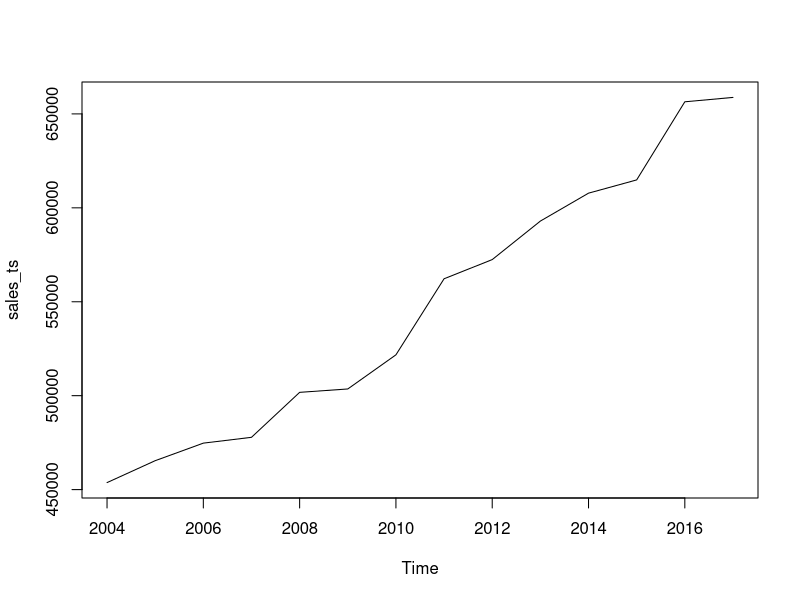
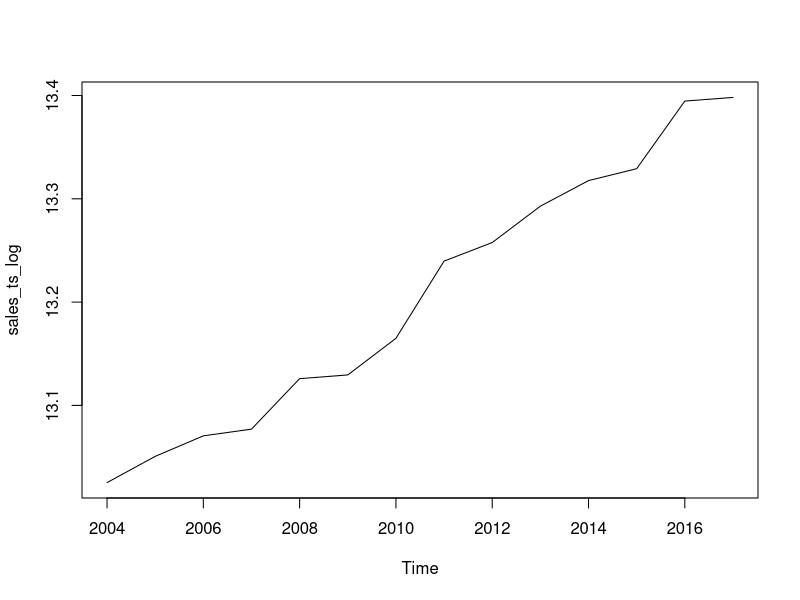
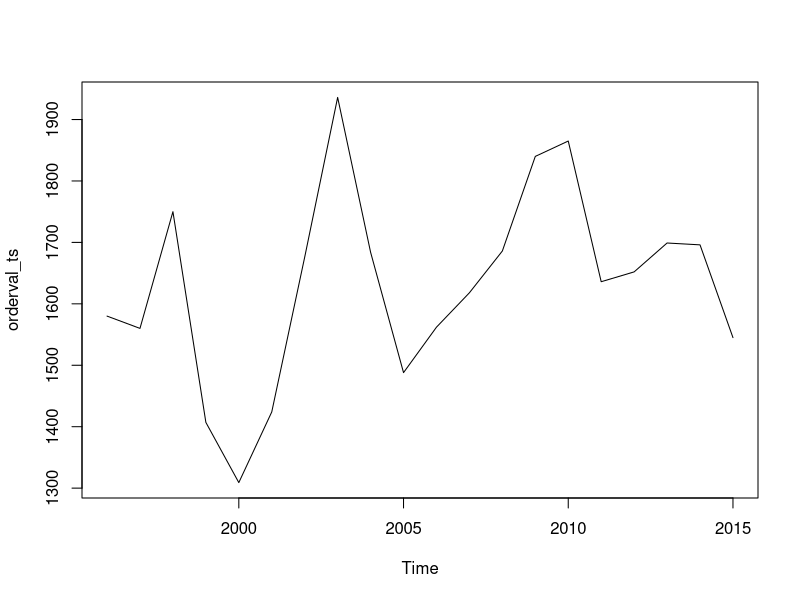
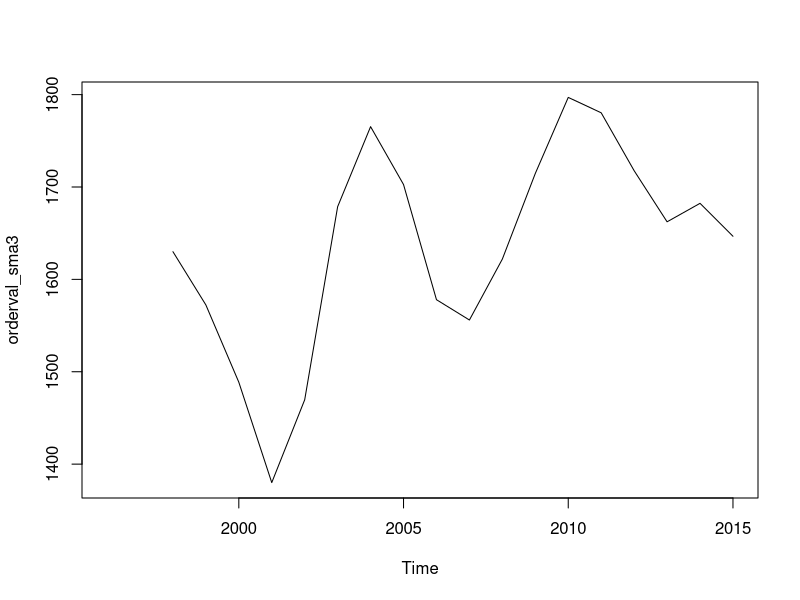
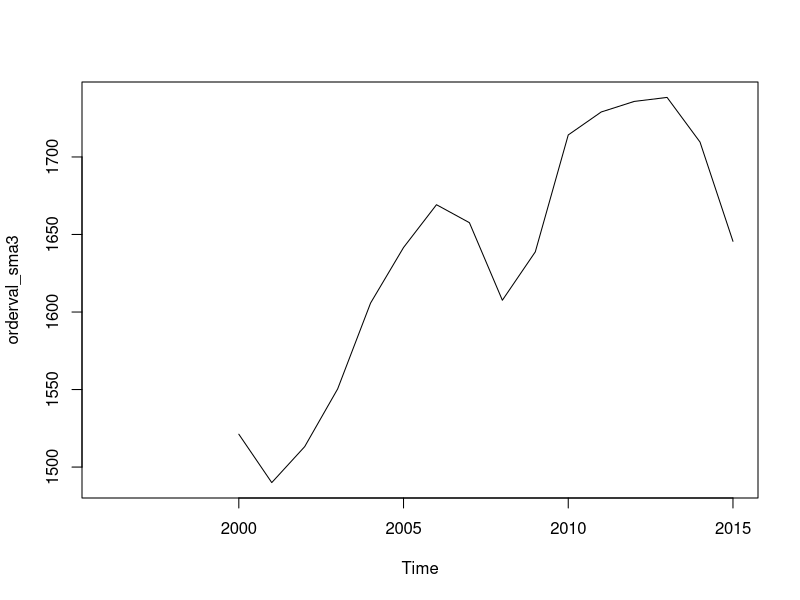
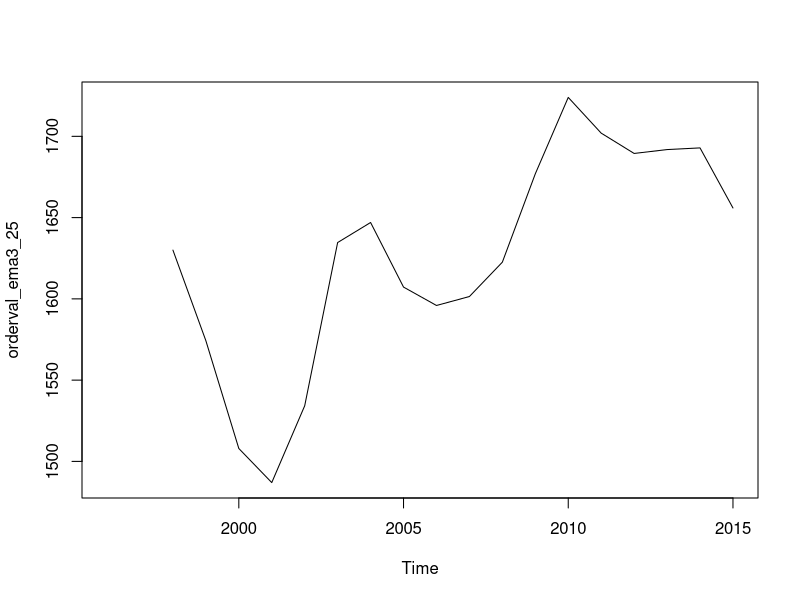
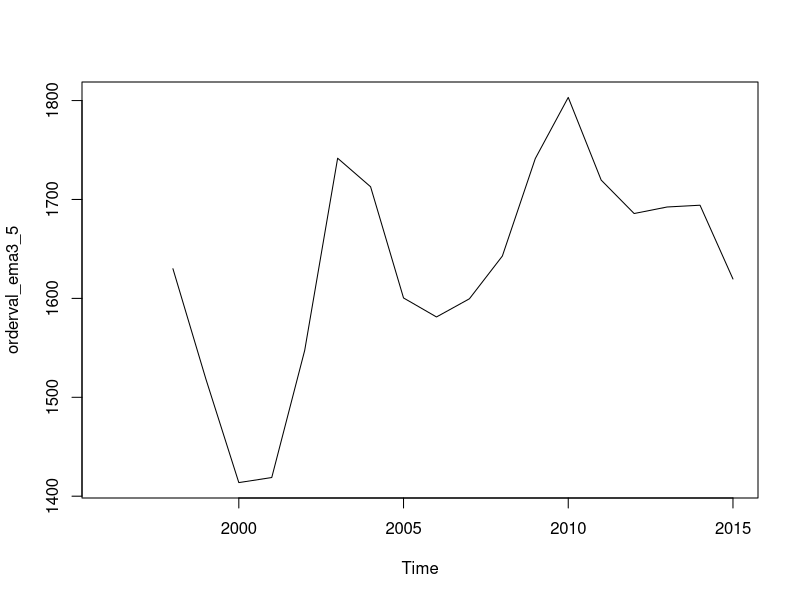
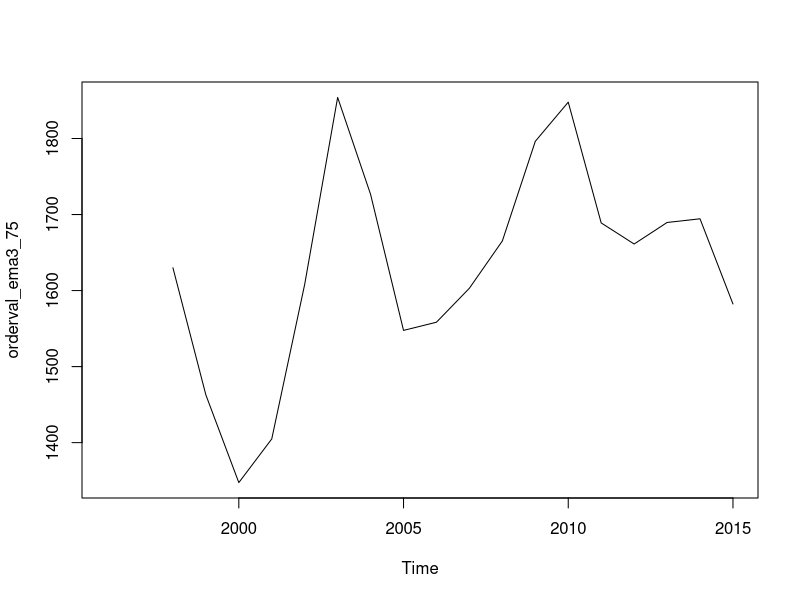

Source code (R) for these figures, in order:
sales <- c(453735,465404,474742,477841,501775,503578,521750,562246,572453,592955,607816,614864,656448,658781,690422,708860)
sales_ts <- ts(sales, start = 2004,end = 2017, frequency = 1)
str(sales_ts)
plot(sales_ts)


#transformation of time series in case of seasonal or random fluctuations
sales_ts_log <- log(sales_ts)
plot(sales_ts_log)

#Decomposing time series

library(TTR)

#In case fluctuations are present and you want to smooth the time series

orderval <- c(1580,1560,1750,1407,1309,1424,1676,1936,1684,1488,1562,1618,1686,1840,1865,1636,1652,1699,1696,1545)

orderval_ts <- ts(orderval, start = 1996,end = 2015,frequency = 1)

plot.ts(orderval_ts)


#to see a trend component use SMA-simple moving average, here 3 is no. of period
#last 3 periods, the highr the period value more data points you lose
orderval_sma3 <- SMA(orderval_ts,3)
plot(orderval_sma3)

orderval_sma3 <- SMA(orderval_ts,5)
plot(orderval_sma3)

#Exponential smoothing
#here ratio implies how much  importance is given to recent price data
orderval_ema3_25 <- EMA(orderval_ts,3,ratio = .25)

plot.ts(orderval_ema3_25)



orderval_ema3_5 <- EMA(orderval_ts,3, ratio = .5)

plot.ts(orderval_ema3_5)



orderval_ema3_75 <- EMA(orderval_ts,3, ratio = .75)

plot.ts(orderval_ema3_75)


#decomposition
sales <- c(453735,465404,474742,477841,501775,503578,521750,562246,572453,592955,607816,614864,656448,658781,690422,708860)
sales_ts <- ts(sales, start = 2000,end = 2017, frequency = 4)
sales_ts

plot.ts(sales_ts)
sales_ts_decomp <- decompose(sales_ts)
plot(sales_ts_decomp)

#if you want to remove a component from the graph
sales_ts_wo_random <- sales_ts - sales_ts_decomp$random

